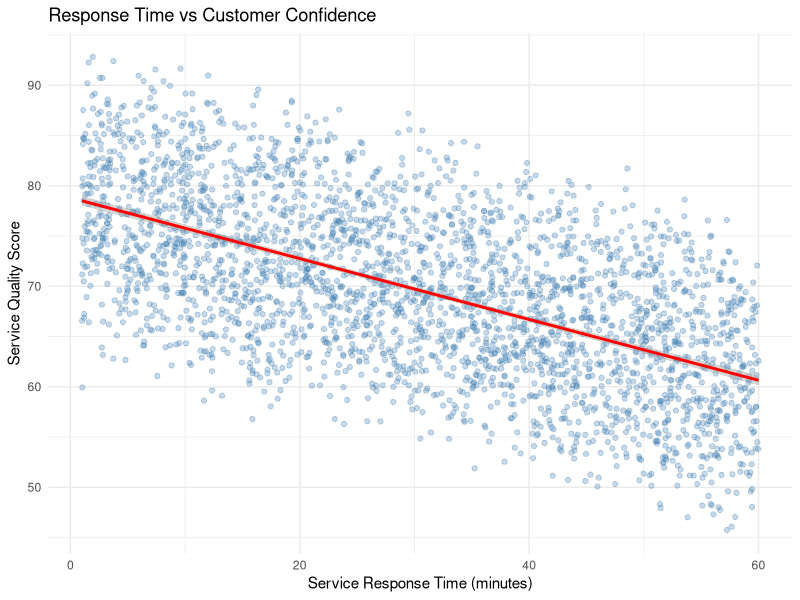
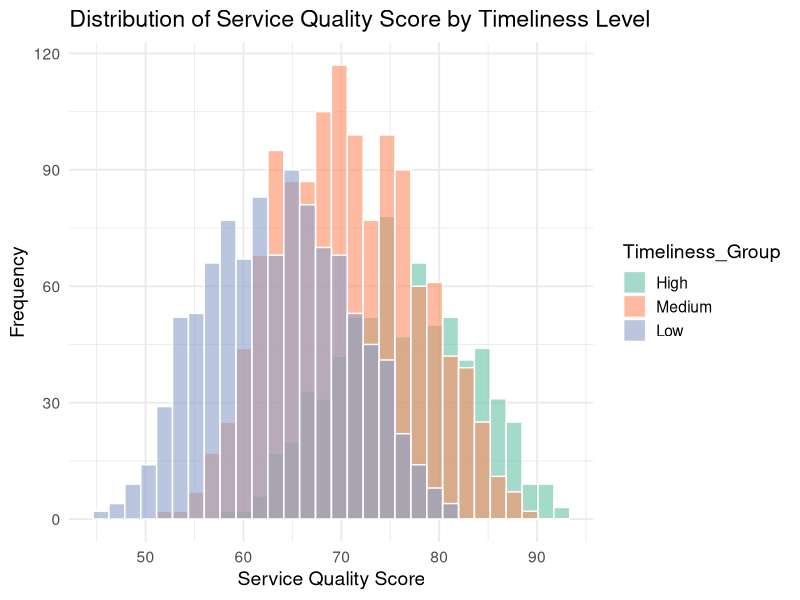
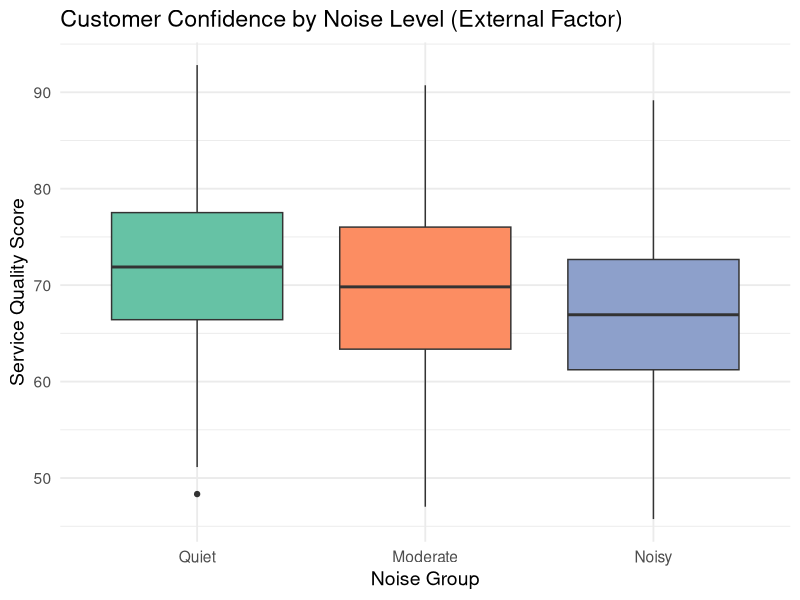
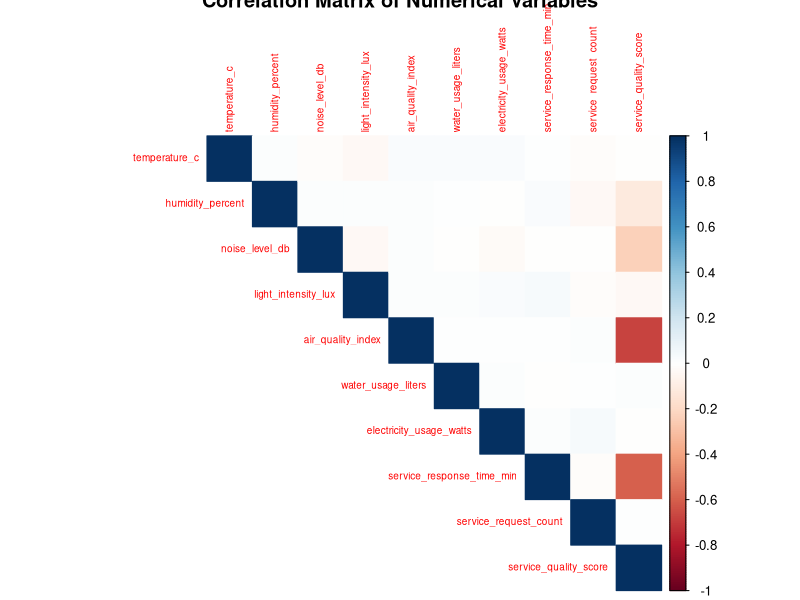

Here is the R script that generated these plots, in order:
setwd("C:\\Users\\Pamod Pannigala\\Desktop\\TPSM - AC")

getwd()

install.packages("ggplot2")
install.packages("dplyr")
install.packages("corrplot")
install.packages("psych")
install.packages("tidyr")
install.packages("car")

library(ggplot2)
library(dplyr)
library(corrplot)
library(psych)
library(tidyr)
library(car)

#load dataset
data <- read.csv("tourism_accommodation_dataset.csv")

View(data)
head(data)

#rows count
nrow(data)

str(data)

#====================DATA CLEANING============================

#check missing values
colSums(is.na(data))


#check negative values
sapply(data[, sapply(data, is.numeric)], function(x) any(x < 0))

#check duplicates
sum(duplicated(data))

#check outliers
find_outliers <- function(x) {
  q1 <- quantile(x, 0.25, na.rm = TRUE)
  q3 <- quantile(x, 0.75, na.rm = TRUE)
  iqr <- q3 - q1
  lower <- q1 - 1.5*iqr
  upper <- q3 + 1.5*iqr
  which(x < lower | x > upper)
}


outlier_counts <- sapply(data[, sapply(data, is.numeric)], function(x) {
  length(find_outliers(x))
})
print(outlier_counts)

length(find_outliers(data$service_quality_score))
length(find_outliers(data$service_response_time_min))

#check data types
str(data)

# Categorical variables convert into Factor
data$room_id <- as.factor(data$room_id)
data$motion_detected <- as.factor(data$motion_detected)
data$door_open <- as.factor(data$door_open)


#===================Add 2 New Columns in to data set===================

# 1.Create Timeliness_Group Column (High / Medium / Low)
data <- data %>%
  mutate(Timeliness_Group = case_when(
    service_response_time_min <= 15 ~ "High",
    service_response_time_min > 15 & service_response_time_min <= 40 ~ "Medium",
    TRUE ~ "Low"
  ))

# 2.Create Noise_Group (Quiet / Moderate / Noisy)
data <- data %>%
  mutate(Noise_Group = case_when(
    noise_level_db <= 40 ~ "Quiet",
    noise_level_db > 40 & noise_level_db <= 70 ~ "Moderate",
    TRUE ~ "Noisy"
  ))

# 3. Convert into factors and order into levels
data$Timeliness_Group <- factor(data$Timeliness_Group, 
                                levels = c("High", "Medium", "Low"))
data$Noise_Group <- factor(data$Noise_Group, 
                           levels = c("Quiet", "Moderate", "Noisy"))

#check group sizes
table(data$Timeliness_Group)
table(data$Noise_Group)


# ====================================Descriptive Analysis==========================================

#1.Descriptive Analysis for Factors

#Make Frequency Table for Factors(Categorical Variables)

table(data$motion_detected)       # 0/1
table(data$door_open)             # 0/1
table(data$Timeliness_Group)      # High / Medium / Low
table(data$Noise_Group)           # Quiet / Moderate / Noisy

# Percentage (%)
prop.table(table(data$motion_detected)) * 100
prop.table(table(data$door_open)) * 100
prop.table(table(data$Timeliness_Group)) * 100
prop.table(table(data$Noise_Group)) * 100

#2.Descriptive Analysis for Numerical Fields

# summary statistic
summary(data[, c("service_quality_score", 
                 "service_response_time_min", 
                 "temperature_c", 
                 "humidity_percent", 
                 "noise_level_db", 
                 "light_intensity_lux", 
                 "air_quality_index", 
                 "water_usage_liters", 
                 "electricity_usage_watts", 
                 "service_request_count")])

#Sd find

sapply(data[, c("service_quality_score", "service_response_time_min",
                "temperature_c", "humidity_percent", "noise_level_db", 
                "light_intensity_lux", "air_quality_index", 
                "water_usage_liters", "electricity_usage_watts", 
                "service_request_count")], sd, na.rm=TRUE)


#==========================Data Visualization Part============================

#Graph1 -  Scatter Plot – Response Time vs Confidence
ggplot(data, aes(x = service_response_time_min, y = service_quality_score)) +
  geom_point(alpha = 0.3, color = "steelblue") +
  geom_smooth(method = "lm", se = TRUE, color = "red") +
  labs(title = "Response Time vs Customer Confidence",
       x = "Service Response Time (minutes)",
       y = "Service Quality Score") +
  theme_minimal()

#Graph2 - Histogram – Distribution of Service Quality Scores by Timeliness
ggplot(data, aes(x = service_quality_score, fill = Timeliness_Group)) +
  geom_histogram(alpha = 0.6, position = "identity", bins = 30, color = "white") +
  scale_fill_manual(values = c("High" = "#66C2A5", "Medium" = "#FC8D62", "Low" = "#8DA0CB")) +
  labs(title = "Distribution of Service Quality Score by Timeliness Level",
       x = "Service Quality Score",
       y = "Frequency") +
  theme_minimal(base_size = 14)


#Graph 3 – Box Plot (External: Noise Group)
ggplot(data, aes(x = Noise_Group, y = service_quality_score, fill = Noise_Group)) +
  geom_boxplot() +
  scale_fill_manual(values = c("Quiet" = "#66C2A5", "Moderate" = "#FC8D62", "Noisy" = "#8DA0CB")) +
  labs(title = "Customer Confidence by Noise Level (External Factor)",
       x = "Noise Group",
       y = "Service Quality Score") +
  theme_minimal(base_size = 14) +
  theme(legend.position = "none")

#================================Inferential Analysis===========================

#Hypothesis Testing

# ===================1.Pearson Corelation Test
cor.test(data$service_response_time_min, data$service_quality_score, method = "pearson")

#====================2. Simple Linear Regression model
model_simple <- lm(service_quality_score ~ service_response_time_min, data = data)

# Model summary 
summary(model_simple)

#====================3.One-way Anova

# 3.1 -service_quality_score ~ Timeliness_Group

model_aov <- aov(service_quality_score ~ Timeliness_Group, data = data)

# ANOVA table view
summary(model_aov)

# Post-hoc test (The difference in within which categories)
TukeyHSD(model_aov)


# 3.2 -service_quality_score ~ Timeliness_Group

# Noise_Group ANOVA
noise_aov <- aov(service_quality_score ~ Noise_Group, data = data)
summary(noise_aov)
TukeyHSD(noise_aov)


# ==========================4.t - test

# 4.1 - T-test: door_open vs service_quality_score
t_door <- t.test(service_quality_score ~ door_open, data = data)
print(t_door)

# 4.2 - T-test: motion_detected vs service_quality_score
t_motion <- t.test(service_quality_score ~ motion_detected, data = data)
print(t_motion)

# ===========================5.Multiple Regression

model_full <- lm(service_quality_score ~ service_response_time_min + 
                   temperature_c + humidity_percent + noise_level_db + 
                   light_intensity_lux + air_quality_index + 
                   water_usage_liters + electricity_usage_watts + 
                   service_request_count + door_open + motion_detected, 
                 data = data)

summary(model_full)




model_full <- lm(service_quality_score ~ service_response_time_min + 
                   temperature_c + humidity_percent + noise_level_db + 
                   light_intensity_lux + air_quality_index + 
                   water_usage_liters + electricity_usage_watts + 
                   service_request_count + door_open + motion_detected, 
                 data = data)

vif(model_full)

# Key variables model
model_simple <- lm(service_quality_score ~ service_response_time_min + 
                     noise_level_db + door_open + motion_detected + 
                     service_request_count, data = data)

# Compare
summary(model_simple)$adj.r.squared
summary(model_full)$adj.r.squared


#Corelation Matrix -for external factors

library(corrplot)
num_cols <- data[, sapply(data, is.numeric)]
cor_mat <- cor(num_cols)
corrplot(cor_mat, method = "color", type = "upper", tl.cex = 0.6,
         title = "Correlation Matrix of Numerical Variables")

# get only numeric columns 
num_cols <- data[, sapply(data, is.numeric)]

# Correlation Matrix
cor_mat <- cor(num_cols)


print(round(cor_mat, 2))
